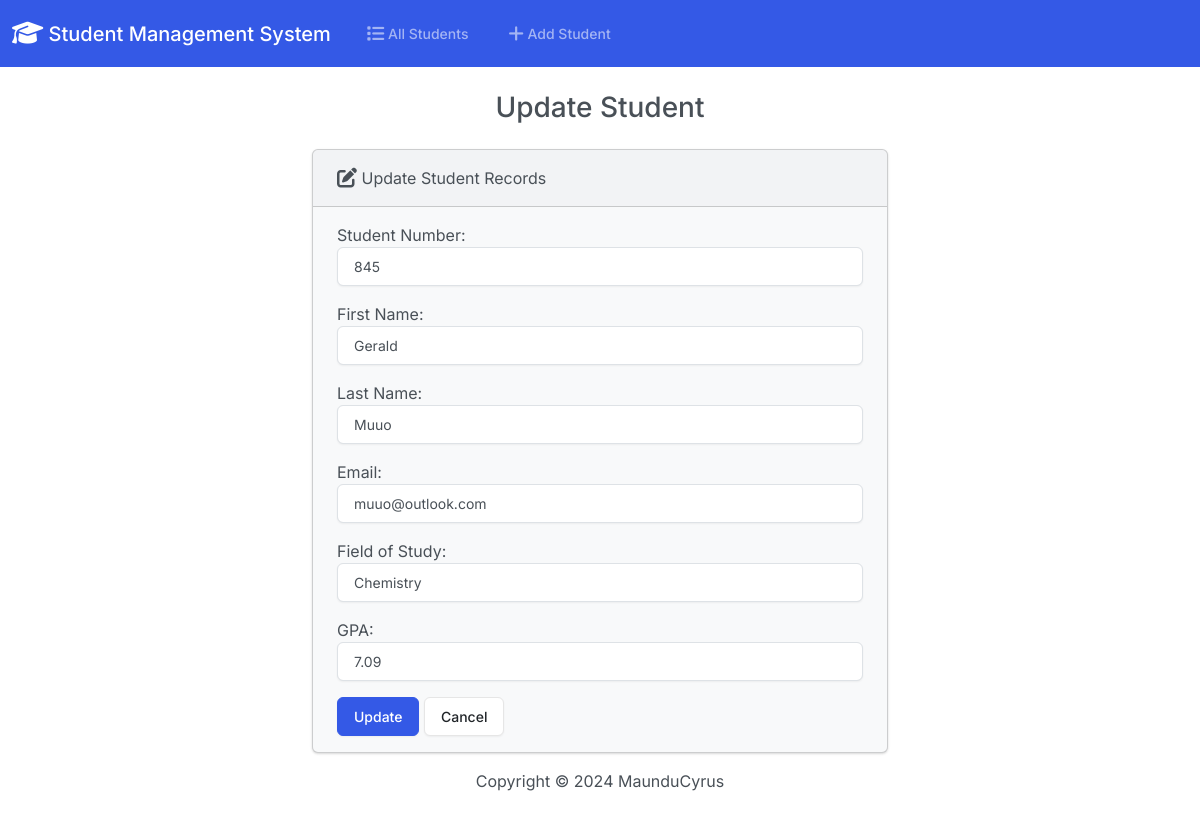
The page /edit/3/ on the database its author committed.
### application/models.py (models this page shows, shortened)
class Student(models.Model):
    student_number = models.PositiveIntegerField()
    first_name = models.CharField(max_length=50)
    last_name = models.CharField(max_length=50)
    email = models.EmailField(max_length=50)
    field_of_study = models.CharField(max_length=50)
    gpa = models.FloatField()

### application/views.py (the view)
# urls.py: path('edit/<int:id>/', views.edit, name='edit'),
def edit(request, id):
    student = get_object_or_404(Student, pk=id)
    if request.method == 'POST':
        form = StudentForm(request.POST, instance=student)
        if form.is_valid():
            form.save()
            return render(request, 'students/edit.html', {
                'form': form,
                'success': True,
            })
    else:
        form = StudentForm(instance=student)
    return render(request, 'students/edit.html', {
        'form': form,
    })

### application/forms.py
class StudentForm(forms.ModelForm):
    class Meta:
        model = Student
        fields = ['student_number', 'first_name', 'last_name', 'email', 'field_of_study', 'gpa']
        labels = {
            'student_number': 'Student Number',
            'first_name': 'First Name',
            'last_name': 'Last Name',
            'email': 'Email',
            'field_of_study': 'Field of Study',
            'gpa': 'GPA'
        }
        widgets = {
            'student_number': forms.NumberInput(attrs={'class': 'form-control'}),
            'first_name': forms.TextInput(attrs={'class': 'form-control'}),
            'last_name': forms.TextInput(attrs={'class': 'form-control'}),
            'email': forms.EmailInput(attrs={'class': 'form-control'}),
            'field_of_study': forms.TextInput(attrs={'class': 'form-control'}),
            'gpa': forms.NumberInput(attrs={'class': 'form-control'}),
        }

### application/templates/students/edit.html (shortened to what this page needs)
{% extends "students/base.html" %}
{% block body %}
    <h3 class="text-center m-4">Update Student</h3>
    {% if success %}
    <div class="alert alert-success" role="alert">
    The student updated successfully
        <a href="{% url 'index' %}" class="alert-link"> Go to Home Page</a>
    </div>
    {% else %}
        <div class="row justify-content-center">
        <div class="col-6">
            <div class="card bg-light mb-3">
              <div class="card-header">
                  <i class="fa-solid fa-pen-to-square fa-lg"></i> Update Student Records
              </div>
              <div class="card-body">
                  <form action="" method="POST">
                      {{ form.as_p }}
                      <button type="submit" class="btn btn-primary">Update</button>
                      <a href="{% url 'index' %}" class="btn btn-secondary">Cancel</a>
                  </form>
              </div>
            </div>
        </div>
        </div>
    {% endif %}
{% endblock %}

### rows shown on the page
Student: student_number "845", first_name "Gerald", last_name "Muuo", email "muuo@outlook.com", field_of_study "Chemistry", gpa "7.09"
